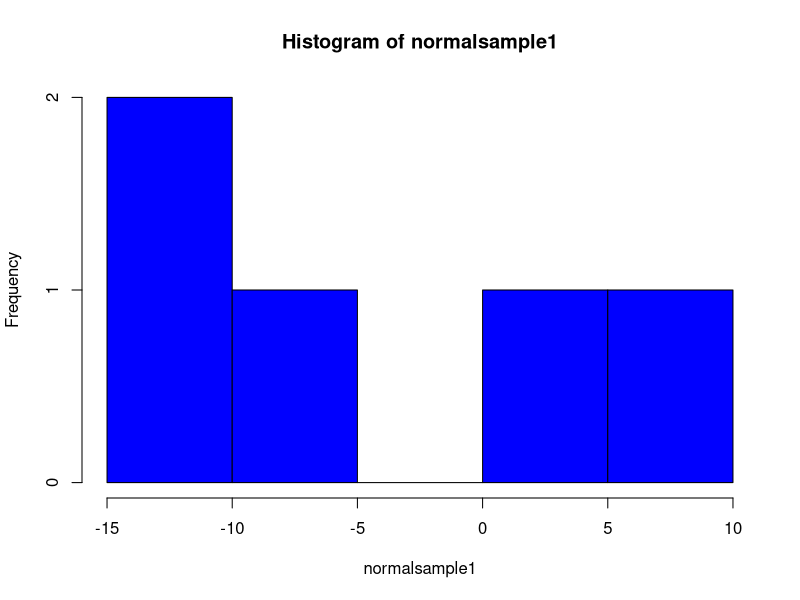
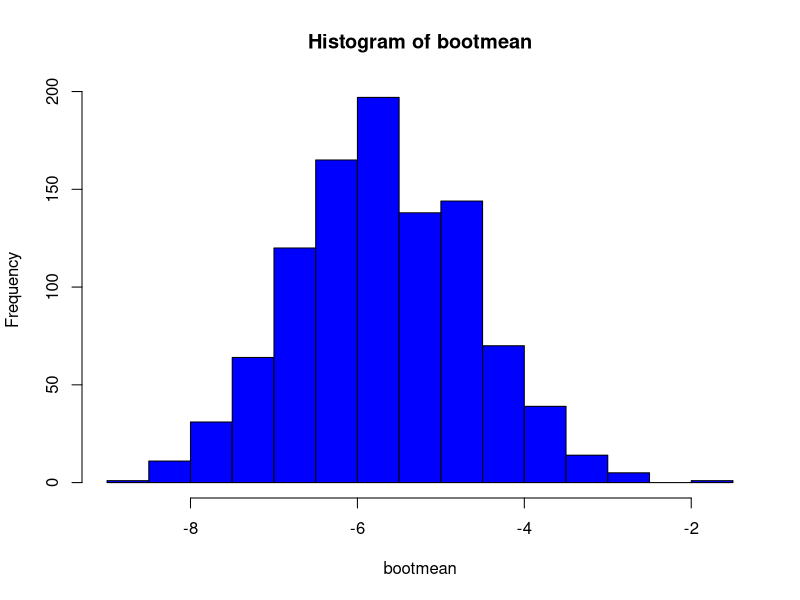
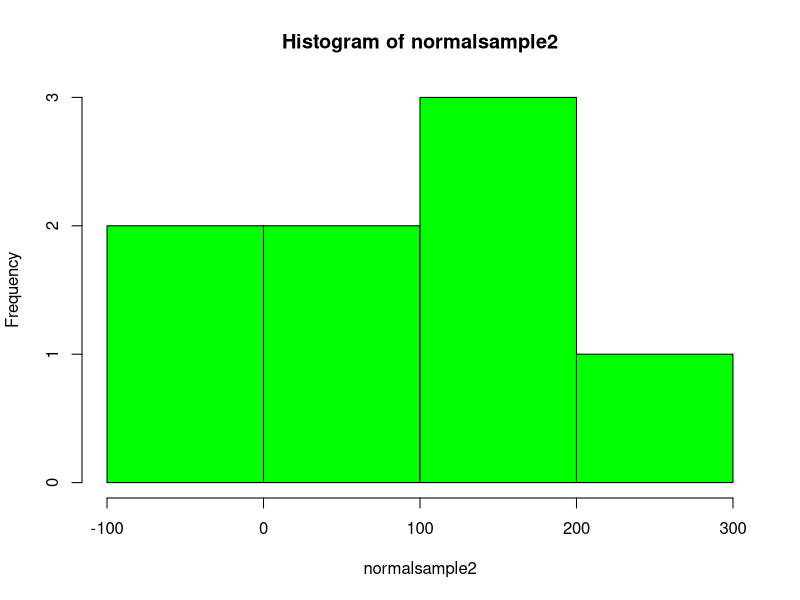
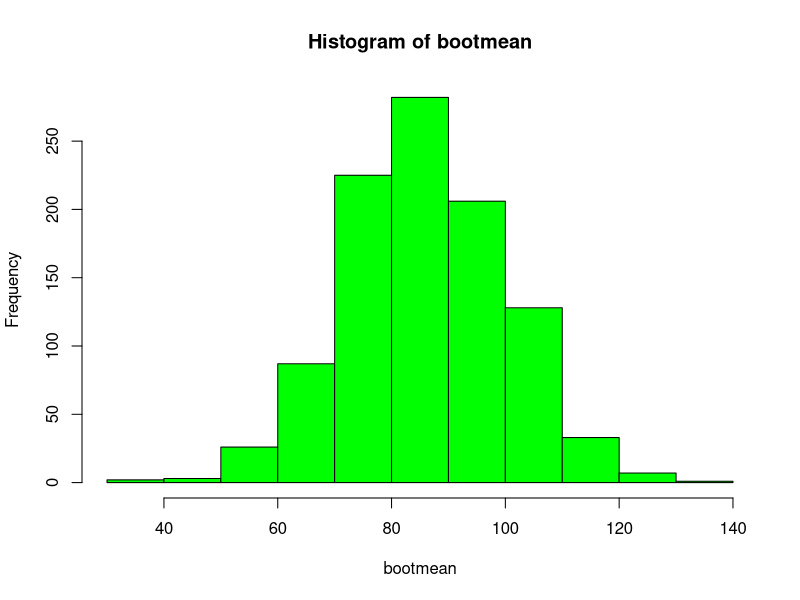
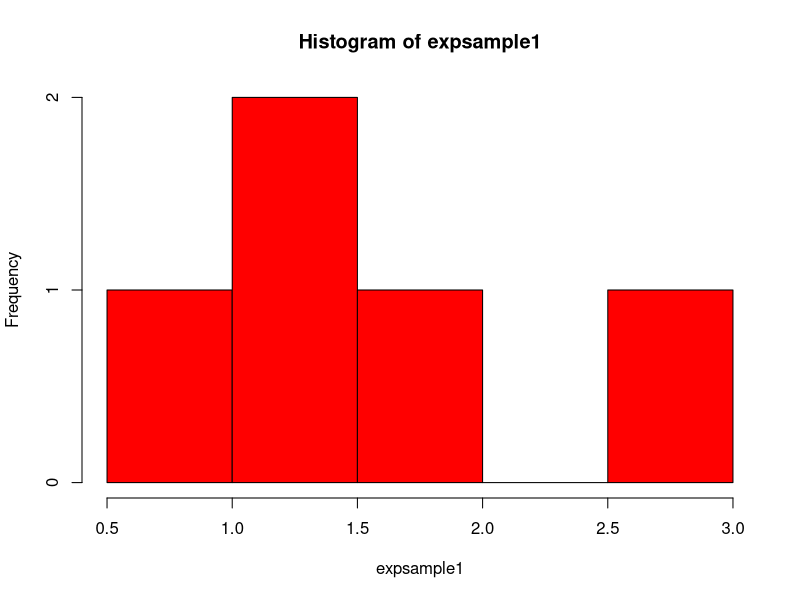
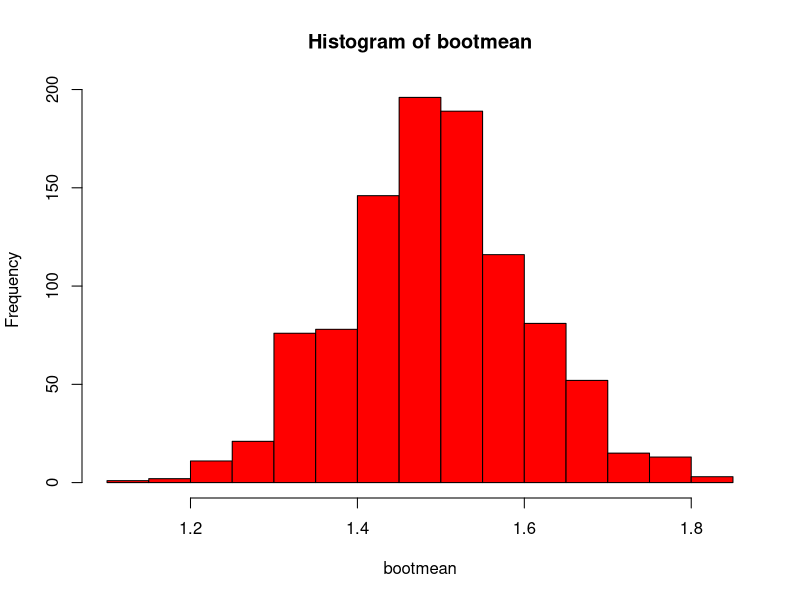
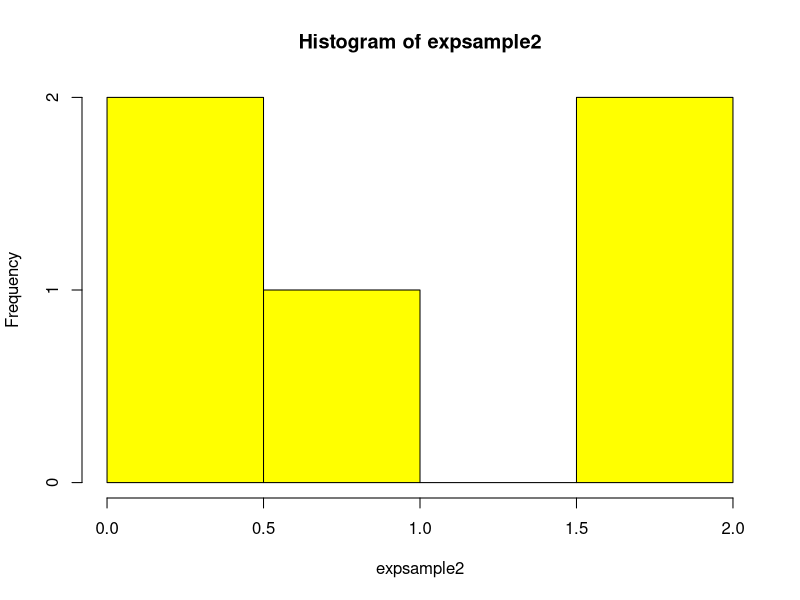
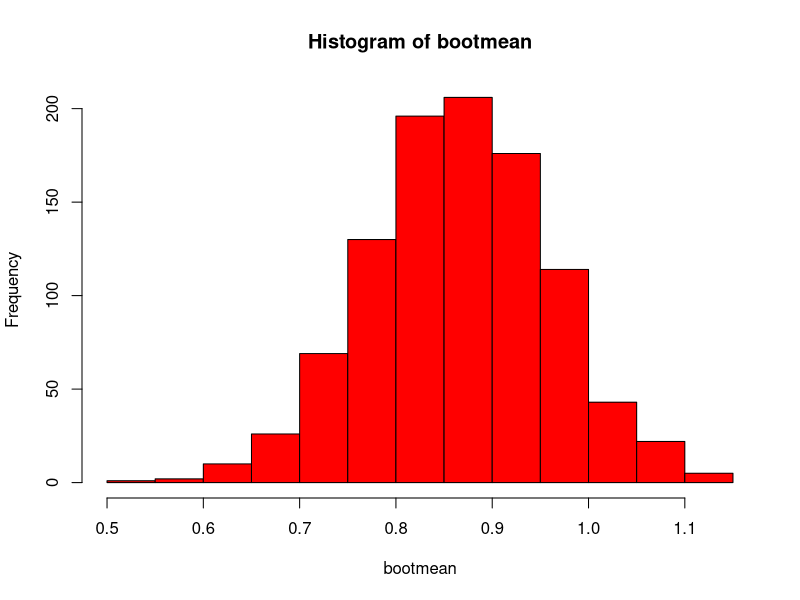

Here is the R script that generated these plots, in order:
## ---- chunk 1
knitr::opts_chunk$set(echo = TRUE)
## ---- chunk 2
Count<-1000
bootmean<- numeric(Count)
normalsample1 <- rnorm(5, mean = 0, sd = 10)
## ---- chunk 3
#Mean for sample1
mean(normalsample1)
#Standard Deviation for sample1
sd(normalsample1)
#Histogram for sample1
hist(normalsample1, col="blue")
## ---- chunk 4
for(i in 1:Count) {
  bootsample <- sample(normalsample1, size=50, replace=TRUE)
  bootmean[i]<- mean(bootsample)
}
## ---- chunk 5
sd(bootmean)
mean(bootmean)
## ---- chunk 6
hist(bootmean, col="blue")
## ---- chunk 7
normalsample2 <- rnorm(8,mean=0, sd=100)
## ---- chunk 8
mean(normalsample2)
sd(normalsample2)
hist(normalsample2, col="green")
## ---- chunk 9
#Reset bootsample and bootmean
bootsample <-NULL
bootmean <- NULL

for(i in 1:Count) {
  bootsample <- sample(normalsample2, size=50, replace=TRUE)
  bootmean[i]<- mean(bootsample)
}
## ---- chunk 10
mean(bootmean)
sd(bootmean)
## ---- chunk 11
hist(bootmean, col="green")
## ---- chunk 12
expsample1 <- rexp(5, rate = 1)
## ---- chunk 13
hist(expsample1, col="red")
mean(expsample1)
sd(expsample1)
## ---- chunk 14
bootsample <-NULL
bootmean <- NULL

for(i in 1:Count) {
  bootsample <- sample(expsample1, size=50, replace=TRUE)
  bootmean[i]<- mean(bootsample)
}
## ---- chunk 15
mean(bootmean)
sd(bootmean)
## ---- chunk 16
hist(bootmean, col="red")
## ---- chunk 17
expsample2 <- rexp(5, rate = 2)
## ---- chunk 18
hist(expsample2, col="yellow")
mean(expsample2)
sd(expsample2)
## ---- chunk 19
bootsample <-NULL
bootmean <- NULL

for(i in 1:Count) {
  bootsample <- sample(expsample2, size=50, replace=TRUE)
  bootmean[i]<- mean(bootsample)
}
## ---- chunk 20
mean(bootmean)
sd(bootmean)
## ---- chunk 21
hist(bootmean, col="red")
